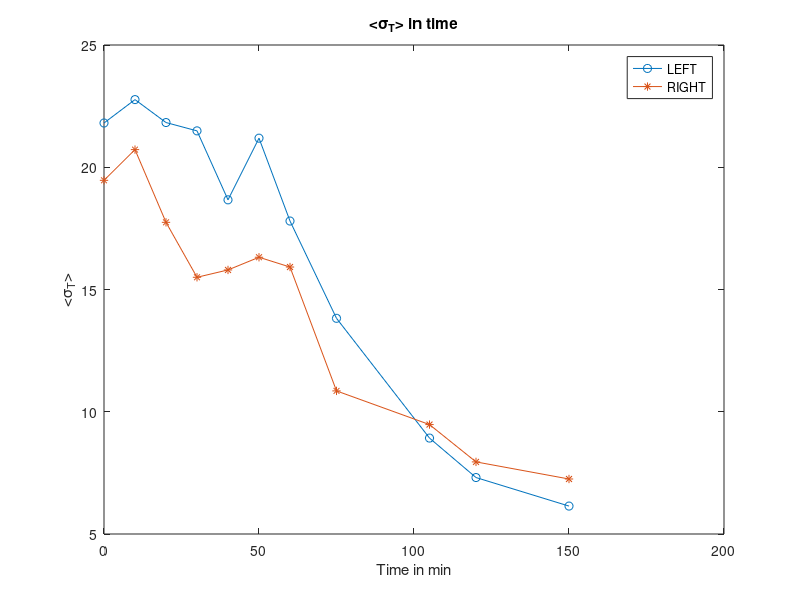
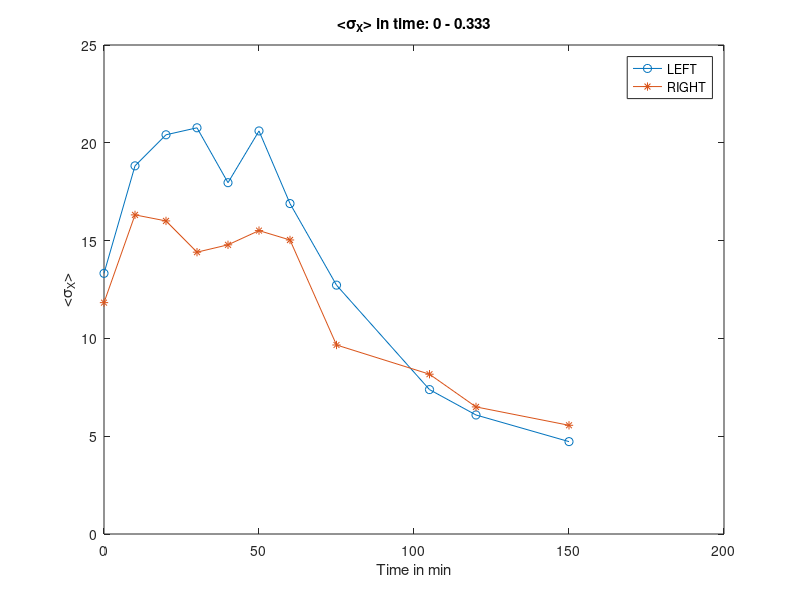
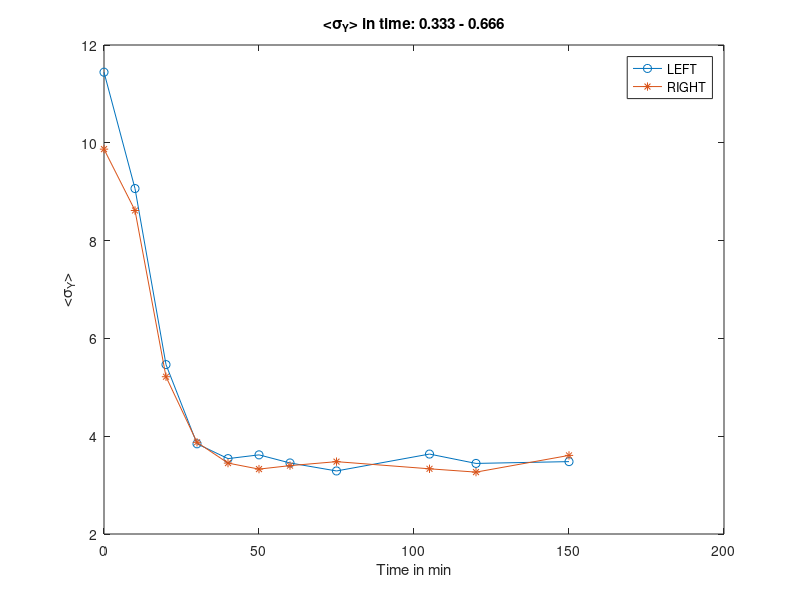
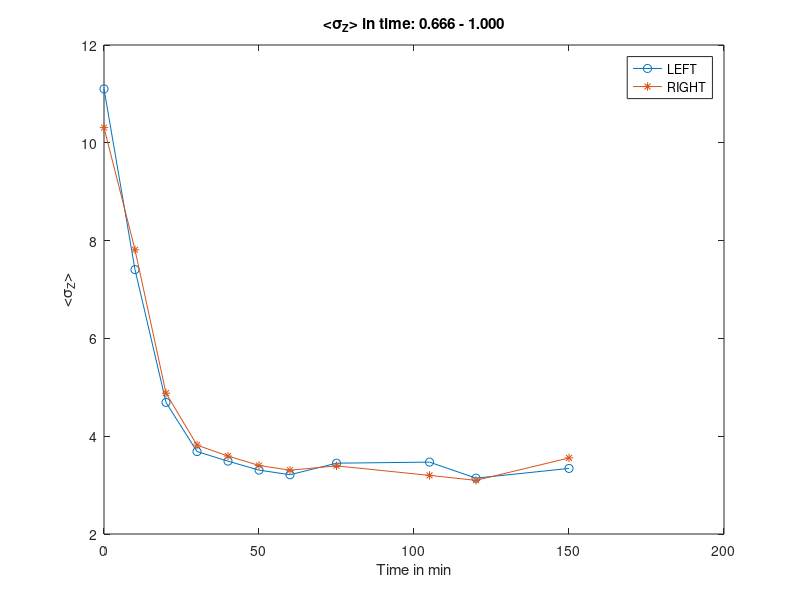

These charts were generated, in order, by the following MATLAB code:
%
FONTSIZE=20;
DATAL=load('left-data.dat');
DATAR=load('right-data.dat');

DATAL = DATAL.DATA;
DATAR = DATAR.DATA;

TEMPO=[0 , 10, 20, 30, 40, 50, 60, 75,105,120,150];

figure(1)
plot(TEMPO,DATAL.MEAN_D,'-o',TEMPO,DATAR.MEAN_D,'-*')
title('<\sigma_T> in time')
xlabel('Time in min')
ylabel('<\sigma_T>')
legend('LEFT','RIGHT');
print(figure(1),'std-all.eps','-depsc',['-F:',int2str(FONTSIZE)]);

figure(2)
plot(TEMPO,DATAL.MEAN_DX,'-o',TEMPO,DATAR.MEAN_DX,'-*')
title('<\sigma_X> in time: 0 - 0.333')
xlabel('Time in min')
ylabel('<\sigma_X>')
legend('LEFT','RIGHT');
print(figure(2),'std-bandx.eps','-depsc',['-F:',int2str(FONTSIZE)]);

figure(3)
plot(TEMPO,DATAL.MEAN_DY,'-o',TEMPO,DATAR.MEAN_DY,'-*')
title('<\sigma_Y> in time: 0.333 - 0.666')
xlabel('Time in min')
ylabel('<\sigma_Y>')
legend('LEFT','RIGHT');
print(figure(3),'std-bandy.eps','-depsc',['-F:',int2str(FONTSIZE)]);

figure(4)
plot(TEMPO,DATAL.MEAN_DZ,'-o',TEMPO,DATAR.MEAN_DZ,'-*')
title('<\sigma_Z> in time: 0.666 - 1.000')
xlabel('Time in min')
ylabel('<\sigma_Z>')
legend('LEFT','RIGHT');
print(figure(4),'std-bandz.eps','-depsc',['-F:',int2str(FONTSIZE)]);
